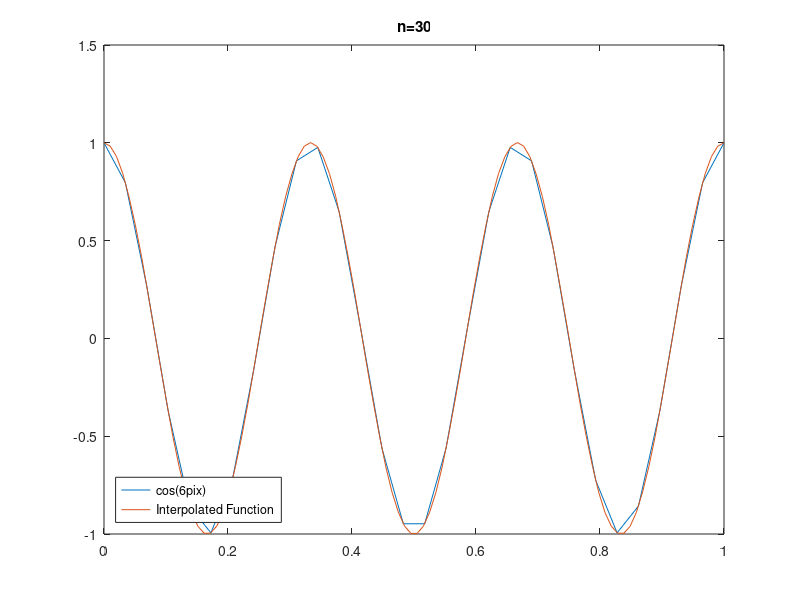

MATLAB code to generate this figure:
function [ output ] = ch5q33()
n = 30;

x = linspace(0,1,n);
h = x(2)-x(1);
y = cos(6*pi*x);

nx = 100;
interpPoints = linspace(1e-06,1,nx);
w = zeros(1,nx);
a = y;
b = zeros(1,n);
c = zeros(1,n);

b(1) = -sin(6*pi*x(1))*6*pi;
c(1) = (y(2)-y(1)-(h*b(1)))/(h^2);


for i=2:n-1
    b(i) = -b(i-1) + 2*(y(i)-y(i-1))/h;
    c(i) = (y(i+1) - y(i) - h*b(i))/(h^2);
end
    
for i=1:nx
    j = ceil(interpPoints(i)/h);
    w(i) = a(j) + b(j)*(interpPoints(i)-x(j)) + c(j)*(interpPoints(i)-x(j))^2;
end

plot(x,y);
hold on
plot(interpPoints,w);
legend('cos(6pix)','Interpolated Function','Location','Southwest')
title('n=30')
hold off
end

